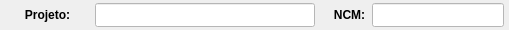
              <widget class="QWidget" name="widget_43" native="true">
               <property name="minimumSize">
                <size>
                 <width>0</width>
                 <height>30</height>
                </size>
               </property>
               <property name="maximumSize">
                <size>
                 <width>16777215</width>
                 <height>30</height>
                </size>
               </property>
               <property name="styleSheet">
                <string notr="true"/>
               </property>
               <layout class="QHBoxLayout" name="horizontalLayout_35">
                <property name="spacing">
                 <number>5</number>
                </property>
                <property name="leftMargin">
                 <number>5</number>
                </property>
                <property name="topMargin">
                 <number>3</number>
                </property>
                <property name="rightMargin">
                 <number>5</number>
                </property>
                <property name="bottomMargin">
                 <number>3</number>
                </property>
                <item>
                 <widget class="QLabel" name="label_79">
                  <property name="minimumSize">
                   <size>
                    <width>85</width>
                    <height>0</height>
                   </size>
                  </property>
                  <property name="maximumSize">
                   <size>
                    <width>85</width>
                    <height>16777215</height>
                   </size>
                  </property>
                  <property name="font">
                   <font>
                    <pointsize>9</pointsize>
                    <weight>75</weight>
                    <bold>true</bold>
                   </font>
                  </property>
                  <property name="text">
                   <string>Projeto:</string>
                  </property>
                  <property name="alignment">
                   <set>Qt::AlignCenter</set>
                  </property>
                 </widget>
                </item>
                <item>
                 <widget class="QLineEdit" name="line_Projeto">
                  <property name="sizePolicy">
                   <sizepolicy hsizetype="Fixed" vsizetype="Preferred">
                    <horstretch>0</horstretch>
                    <verstretch>0</verstretch>
                   </sizepolicy>
                  </property>
                  <property name="minimumSize">
                   <size>
                    <width>220</width>
                    <height>0</height>
                   </size>
                  </property>
                  <property name="maximumSize">
                   <size>
                    <width>220</width>
                    <height>16777215</height>
                   </size>
                  </property>
                  <property name="font">
                   <font>
                    <pointsize>9</pointsize>
                   </font>
                  </property>
                  <property name="styleSheet">
                   <string notr="true">background-color: rgb(255, 255, 255);</string>
                  </property>
                  <property name="inputMask">
                   <string/>
                  </property>
                  <property name="text">
                   <string/>
                  </property>
                  <property name="frame">
                   <bool>true</bool>
                  </property>
                  <property name="echoMode">
                   <enum>QLineEdit::Normal</enum>
                  </property>
                  <property name="alignment">
                   <set>Qt::AlignCenter</set>
                  </property>
                  <property name="dragEnabled">
                   <bool>false</bool>
                  </property>
                  <property name="placeholderText">
                   <string/>
                  </property>
                 </widget>
                </item>
                <item>
                 <widget class="QLabel" name="label_7">
                  <property name="text">
                   <string/>
                  </property>
                 </widget>
                </item>
                <item>
                 <widget class="QLabel" name="label_63">
                  <property name="minimumSize">
                   <size>
                    <width>35</width>
                    <height>0</height>
                   </size>
                  </property>
                  <property name="maximumSize">
                   <size>
                    <width>35</width>
                    <height>16777215</height>
                   </size>
                  </property>
                  <property name="font">
                   <font>
                    <pointsize>9</pointsize>
                    <weight>75</weight>
                    <bold>true</bold>
                   </font>
                  </property>
                  <property name="text">
                   <string>NCM:</string>
                  </property>
                  <property name="alignment">
                   <set>Qt::AlignCenter</set>
                  </property>
                 </widget>
                </item>
                <item>
                 <widget class="QLineEdit" name="line_NCM">
                  <property name="sizePolicy">
                   <sizepolicy hsizetype="Preferred" vsizetype="Preferred">
                    <horstretch>0</horstretch>
                    <verstretch>0</verstretch>
                   </sizepolicy>
                  </property>
                  <property name="minimumSize">
                   <size>
                    <width>132</width>
                    <height>0</height>
                   </size>
                  </property>
                  <property name="maximumSize">
                   <size>
                    <width>132</width>
                    <height>16777215</height>
                   </size>
                  </property>
                  <property name="font">
                   <font>
                    <pointsize>9</pointsize>
                   </font>
                  </property>
                  <property name="styleSheet">
                   <string notr="true">background-color: rgb(255, 255, 255);</string>
                  </property>
                  <property name="maxLength">
                   <number>10</number>
                  </property>
                  <property name="alignment">
                   <set>Qt::AlignCenter</set>
                  </property>
                 </widget>
                </item>
               </layout>
              </widget>
